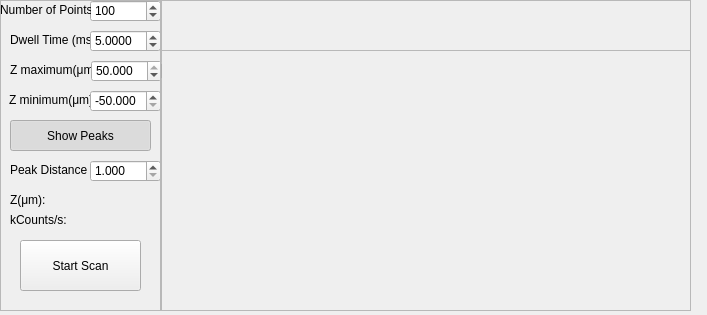
<?xml version="1.0" encoding="UTF-8"?>
<ui version="4.0">
 <class>z_scan_widget</class>
 <widget class="QWidget" name="z_scan_widget">
  <property name="geometry">
   <rect>
    <x>0</x>
    <y>0</y>
    <width>707</width>
    <height>315</height>
   </rect>
  </property>
  <property name="windowTitle">
   <string>Form</string>
  </property>
  <widget class="QFrame" name="z_scan_controls">
   <property name="geometry">
    <rect>
     <x>0</x>
     <y>0</y>
     <width>162</width>
     <height>311</height>
    </rect>
   </property>
   <property name="frameShape">
    <enum>QFrame::StyledPanel</enum>
   </property>
   <property name="frameShadow">
    <enum>QFrame::Raised</enum>
   </property>
   <widget class="QLabel" name="label_13">
    <property name="geometry">
     <rect>
      <x>10</x>
      <y>30</y>
      <width>81</width>
      <height>20</height>
     </rect>
    </property>
    <property name="text">
     <string>Dwell Time (ms)</string>
    </property>
   </widget>
   <widget class="QDoubleSpinBox" name="z_scan_dwell_time_image_scan_spin_box">
    <property name="geometry">
     <rect>
      <x>90</x>
      <y>30</y>
      <width>71</width>
      <height>22</height>
     </rect>
    </property>
    <property name="decimals">
     <number>4</number>
    </property>
    <property name="minimum">
     <double>0.000200000000000</double>
    </property>
    <property name="maximum">
     <double>10000.000000000000000</double>
    </property>
    <property name="singleStep">
     <double>1.000000000000000</double>
    </property>
    <property name="value">
     <double>5.000000000000000</double>
    </property>
   </widget>
   <widget class="QLabel" name="label_12">
    <property name="geometry">
     <rect>
      <x>10</x>
      <y>60</y>
      <width>81</width>
      <height>20</height>
     </rect>
    </property>
    <property name="text">
     <string>Z maximum(μm)</string>
    </property>
   </widget>
   <widget class="QPushButton" name="z_scan_start_button">
    <property name="geometry">
     <rect>
      <x>20</x>
      <y>240</y>
      <width>121</width>
      <height>51</height>
     </rect>
    </property>
    <property name="text">
     <string>Start Scan</string>
    </property>
   </widget>
   <widget class="QLabel" name="label_11">
    <property name="geometry">
     <rect>
      <x>9</x>
      <y>90</y>
      <width>81</width>
      <height>20</height>
     </rect>
    </property>
    <property name="text">
     <string>Z minimum(μm)</string>
    </property>
   </widget>
   <widget class="QSpinBox" name="z_scan_number_of_points_spin_box">
    <property name="geometry">
     <rect>
      <x>90</x>
      <y>0</y>
      <width>71</width>
      <height>22</height>
     </rect>
    </property>
    <property name="minimum">
     <number>2</number>
    </property>
    <property name="maximum">
     <number>10000</number>
    </property>
    <property name="value">
     <number>100</number>
    </property>
   </widget>
   <widget class="QDoubleSpinBox" name="z_scan_maximum_spin_box">
    <property name="geometry">
     <rect>
      <x>91</x>
      <y>60</y>
      <width>71</width>
      <height>22</height>
     </rect>
    </property>
    <property name="decimals">
     <number>3</number>
    </property>
    <property name="minimum">
     <double>-50.000000000000000</double>
    </property>
    <property name="maximum">
     <double>50.000000000000000</double>
    </property>
    <property name="value">
     <double>50.000000000000000</double>
    </property>
   </widget>
   <widget class="QDoubleSpinBox" name="z_scan_minimum_spin_box">
    <property name="geometry">
     <rect>
      <x>90</x>
      <y>90</y>
      <width>71</width>
      <height>22</height>
     </rect>
    </property>
    <property name="decimals">
     <number>3</number>
    </property>
    <property name="minimum">
     <double>-50.000000000000000</double>
    </property>
    <property name="maximum">
     <double>50.000000000000000</double>
    </property>
    <property name="value">
     <double>-50.000000000000000</double>
    </property>
   </widget>
   <widget class="QLabel" name="label_10">
    <property name="geometry">
     <rect>
      <x>0</x>
      <y>0</y>
      <width>91</width>
      <height>20</height>
     </rect>
    </property>
    <property name="text">
     <string>Number of Points</string>
    </property>
   </widget>
   <widget class="QPushButton" name="show_peaks_push_button">
    <property name="geometry">
     <rect>
      <x>10</x>
      <y>120</y>
      <width>141</width>
      <height>31</height>
     </rect>
    </property>
    <property name="text">
     <string>Show Peaks</string>
    </property>
    <property name="checkable">
     <bool>true</bool>
    </property>
    <property name="checked">
     <bool>true</bool>
    </property>
   </widget>
   <widget class="QDoubleSpinBox" name="peak_distance_spin_box">
    <property name="geometry">
     <rect>
      <x>90</x>
      <y>160</y>
      <width>71</width>
      <height>22</height>
     </rect>
    </property>
    <property name="decimals">
     <number>3</number>
    </property>
    <property name="minimum">
     <double>1.000000000000000</double>
    </property>
    <property name="maximum">
     <double>20000000.000000000000000</double>
    </property>
    <property name="value">
     <double>1.000000000000000</double>
    </property>
   </widget>
   <widget class="QLabel" name="label_14">
    <property name="geometry">
     <rect>
      <x>10</x>
      <y>160</y>
      <width>81</width>
      <height>20</height>
     </rect>
    </property>
    <property name="text">
     <string>Peak Distance</string>
    </property>
   </widget>
   <widget class="QLabel" name="z_max_position_label">
    <property name="geometry">
     <rect>
      <x>10</x>
      <y>190</y>
      <width>141</width>
      <height>20</height>
     </rect>
    </property>
    <property name="text">
     <string>Z(μm):</string>
    </property>
   </widget>
   <widget class="QLabel" name="z_counts_max_label">
    <property name="geometry">
     <rect>
      <x>10</x>
      <y>210</y>
      <width>141</width>
      <height>20</height>
     </rect>
    </property>
    <property name="text">
     <string>kCounts/s:</string>
    </property>
   </widget>
  </widget>
  <widget class="QFrame" name="z_scan_plot_frame">
   <property name="geometry">
    <rect>
     <x>160</x>
     <y>50</y>
     <width>531</width>
     <height>261</height>
    </rect>
   </property>
   <property name="frameShape">
    <enum>QFrame::StyledPanel</enum>
   </property>
   <property name="frameShadow">
    <enum>QFrame::Raised</enum>
   </property>
  </widget>
  <widget class="QFrame" name="z_scan_toolbar_frame">
   <property name="geometry">
    <rect>
     <x>160</x>
     <y>0</y>
     <width>531</width>
     <height>51</height>
    </rect>
   </property>
   <property name="frameShape">
    <enum>QFrame::StyledPanel</enum>
   </property>
   <property name="frameShadow">
    <enum>QFrame::Raised</enum>
   </property>
  </widget>
 </widget>
 <resources/>
 <connections/>
</ui>
